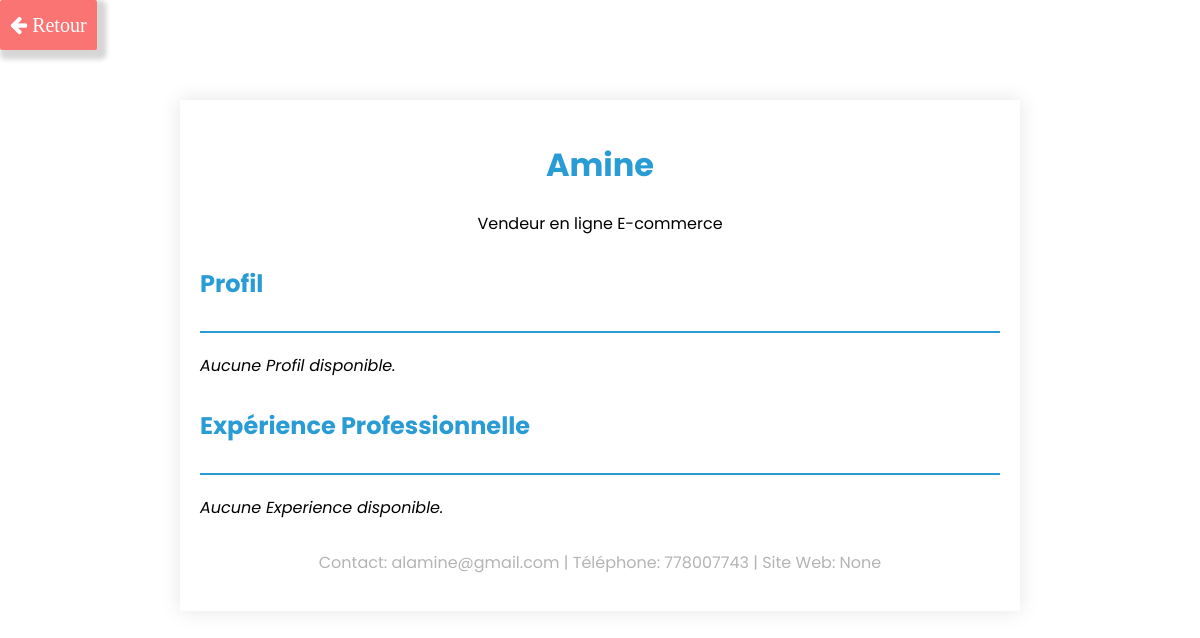
Before: /a_propos/36/ with the older database file.
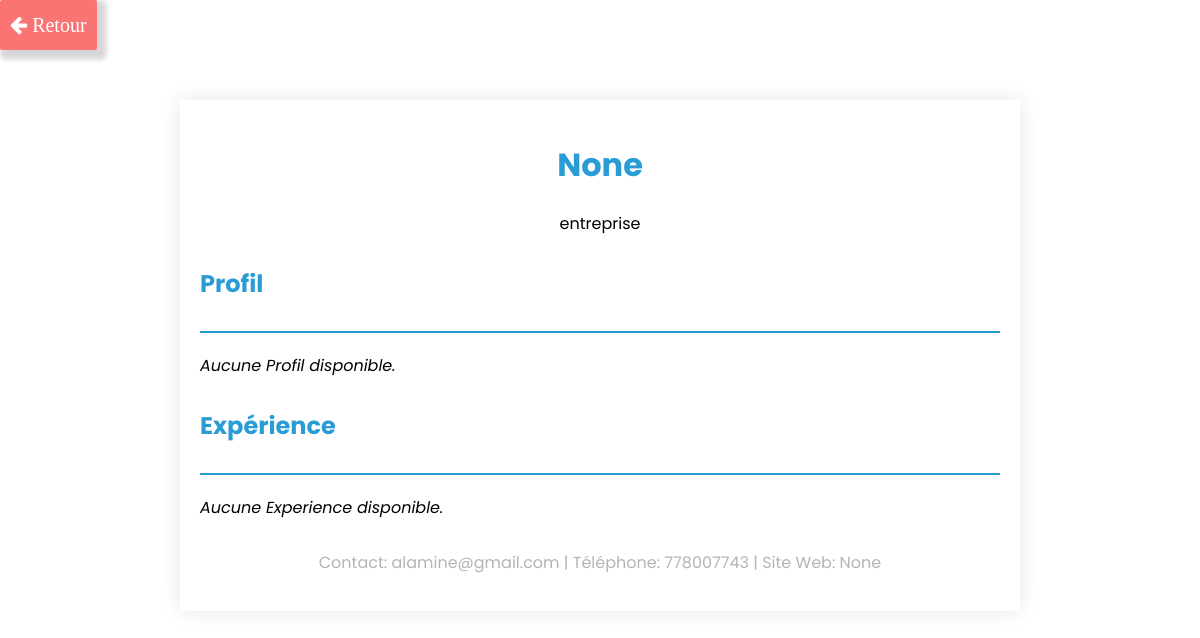
After: the same page with the newer database file.
### galsen/models.py (models this page shows, shortened)
class AbstractUser(BaseAbstractUser):
    groups = models.ManyToManyField(Group, related_name='customuser_set', blank=True)
    user_permissions = models.ManyToManyField(Permission, related_name='customuser_set', blank=True)

class CustomUser(AbstractUser):
    LANGUE = [
        ('français', 'Français'),
        ('anglais', 'Anglais'),
        ('spagnol', 'Espagnol'),
        ('italien', 'Italien'),
        ('arabe', 'Arabe'),
    ]
    ROLES = [
        ('admin', 'Admin'),
        ('personnel', 'Personnel(le)'),
        ('ecole', 'Ecole'),
        ('entreprise', 'Entreprise'),
    ]
    profile_image = models.ImageField(upload_to='profile_images/', null=True, blank=True)
    banner_image = models.ImageField(upload_to='banner_images/', null=True, blank=True)
    GENRE = [
        ('homme', 'Homme'),
        ('femme', 'Femme'),
    ]
    SITUATION_MATRIMONIALE = [
        ('celibataire', 'Célibataire'),
        ('marie', 'Marié(e)'),
        ('fiance', 'Fiancé(e)'),
        ('divorce', 'Divorcé(e)'),
    ]
    marque_dispositif = models.CharField(max_length=255, null=True, blank=True)
    metier = models.CharField(max_length=150, null=True, blank=True)
    etablissement = models.CharField(max_length=255, null=True, blank=True)
    pays = models.CharField(max_length=50, null=True, blank=True)
    ville = models.CharField(max_length=50, null=True, blank=True)
    quartier = models.CharField(max_length=50, null=True, blank=True)
    langue = models.CharField(max_length=255, null=True, blank=True)
    birthday = models.DateField(null=True, blank=True)
    indicatif_pays = models.CharField(max_length=15, null=True, blank=True)
    number_phone = models.CharField(max_length=15, null=True, blank=True)
    number_whatsapp = models.CharField(max_length=15, null=True, blank=True)
    number_telegram = models.CharField(max_length=15, null=True, blank=True)
    instagram_link = models.URLField(null=True, blank=True)
    twitter_link = models.URLField(null=True, blank=True)
    youtube_link = models.URLField(null=True, blank=True)
    website_link = models.URLField(null=True, blank=True)
    langue = models.CharField(max_length=255, choices=LANGUE, default='français')
    rôle = models.CharField(max_length=255, choices=ROLES, default='personnel')
    genre = models.CharField(max_length=255, choices=GENRE, default='homme')
    situation_matrimoniale = models.CharField(max_length=20, choices=SITUATION_MATRIMONIALE, default='celibataire')
    followers = models.ManyToManyField('self', symmetrical=False, related_name='following_users', blank=True)

### galsen/views.py (the view)
# urls.py: path('a_propos/<int:user_id>/', views.a_propos_detail, name='a_propos_detail'),
def a_propos_detail(request, user_id):
    user = get_object_or_404(CustomUser, pk=user_id)
    context = {'user': user}
    if user.rôle == 'personnel':
        template_name = 'profils/a_propos_public.html'
        context['profil'] = get_or_none(Profil, user=user)
        context['experience'] = get_or_none(Experience, user=user)
        context['formation'] = get_or_none(Formation, user=user)
    elif user.rôle == 'entreprise':
        template_name = 'profils/a_propos_public.html'
        context['profil'] = get_or_none(Profil, user=user)
        context['experience'] = get_or_none(Experience, user=user)
    elif user.rôle == 'ecole':
        template_name = 'profils/a_propos_public.html'
        context['profil'] = get_or_none(Profil, user=user)
        context['experience'] = get_or_none(Experience, user=user)
        context['formation'] = get_or_none(Formation, user=user)
    else:
        template_name = 'profils/a_propos_public.html'
    return render(request, template_name, context)

### galsen/views.py (called while the page is built)
def get_or_none(model, **kwargs):
    try:
        return model.objects.get(**kwargs)
    except model.DoesNotExist:
        return None

### galsen/templates/profils/a_propos_public.html (shortened to what this page needs)
{% load static %}
<!DOCTYPE html>
<html lang="en">
<head>
    <link rel="stylesheet" href="{% static 'assets/icones/font-awesome/css/font-awesome.css' %}">
    <link rel="stylesheet" href="{% static 'assets/icones/font-awesome/css/font-awesome.min.css' %}">
    <link rel="stylesheet" href="{% static 'assets/ressources/styles/cv.css' %}">
</head>
<body>
<button id="boutonRetour">
    <i class="fa fa-arrow-left" aria-hidden="true"> Retour </i>
</button>
<div class="container">
    <header>
        <div class="header-content">
            {% if user.rôle == "personnel" %}
                    <h1>{{ user.username }}</h1>
                    <p>{{ user.metier }}</p>
                {% else %}
                <h1>{{ user.etablissement }}</h1>
                <p>{{ user.rôle }}</p>
            {% endif %}
        </div>
    </header>
    <section class="profile">
        <div class="section-header">
            <h2>Profil</h2>
        </div>
        {% if profil %}
                <p>{{ profil.description|safe }}</p>
            {% else %}
                <i>Aucune Profil disponible.</i>
        {% endif %}
    </section>
    <section class="experience">
        <div class="section-header">
            {% if user.rôle == "personnel" %}
                    <h2>Expérience Professionnelle</h2>
                {% else %}
                <h2>Expérience</h2>
            {% endif %}
        </div>
        <ul>
            {% if experience %}
                    <li>
                        <h3>{{ experience.title }}</h3>
                        <p>{{ experience.description|safe }}</p>
                    </li>
                {% else %}
                    <i>Aucune Experience disponible.</i>
            {% endif %}
        </ul>
    </section>
    <footer>
        <p>Contact: {{ user.email }} | Téléphone: {{ user.number_phone }} | Site Web: {{ user.website_link }}</p>
    </footer>
</div>
</body>
</html>

Changed rows visible on the page:
changed CustomUser "None": etablissement (not shown) → "None"; rôle (not shown) → "entreprise"; metier "Vendeur en ligne E-commerce" → (not shown)
changed AbstractUser "alamine@gmail.com": username "Amine" → (not shown)
Other visible differences:
text no longer shown: "Expérience Professionnelle"
text now shown: "Expérience"
